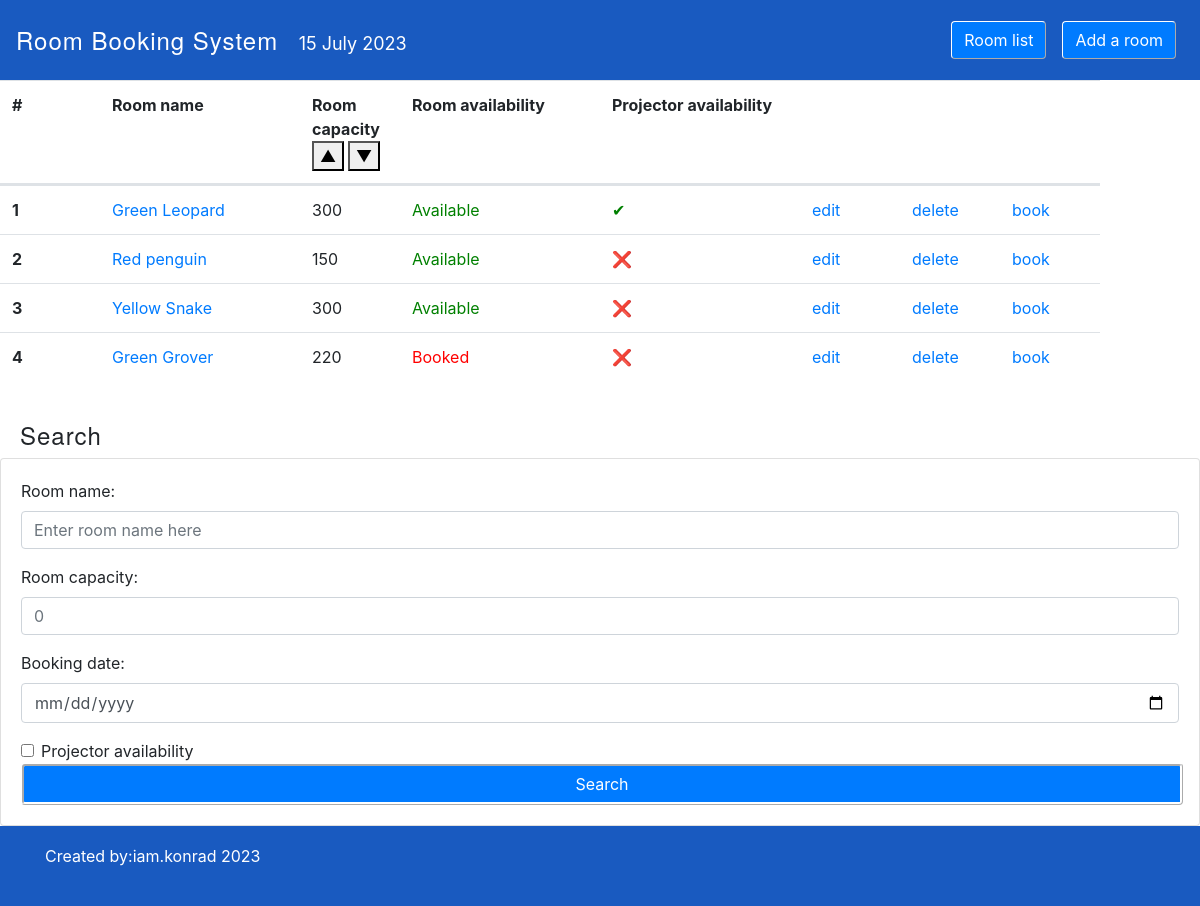
Before: / with the older database file.
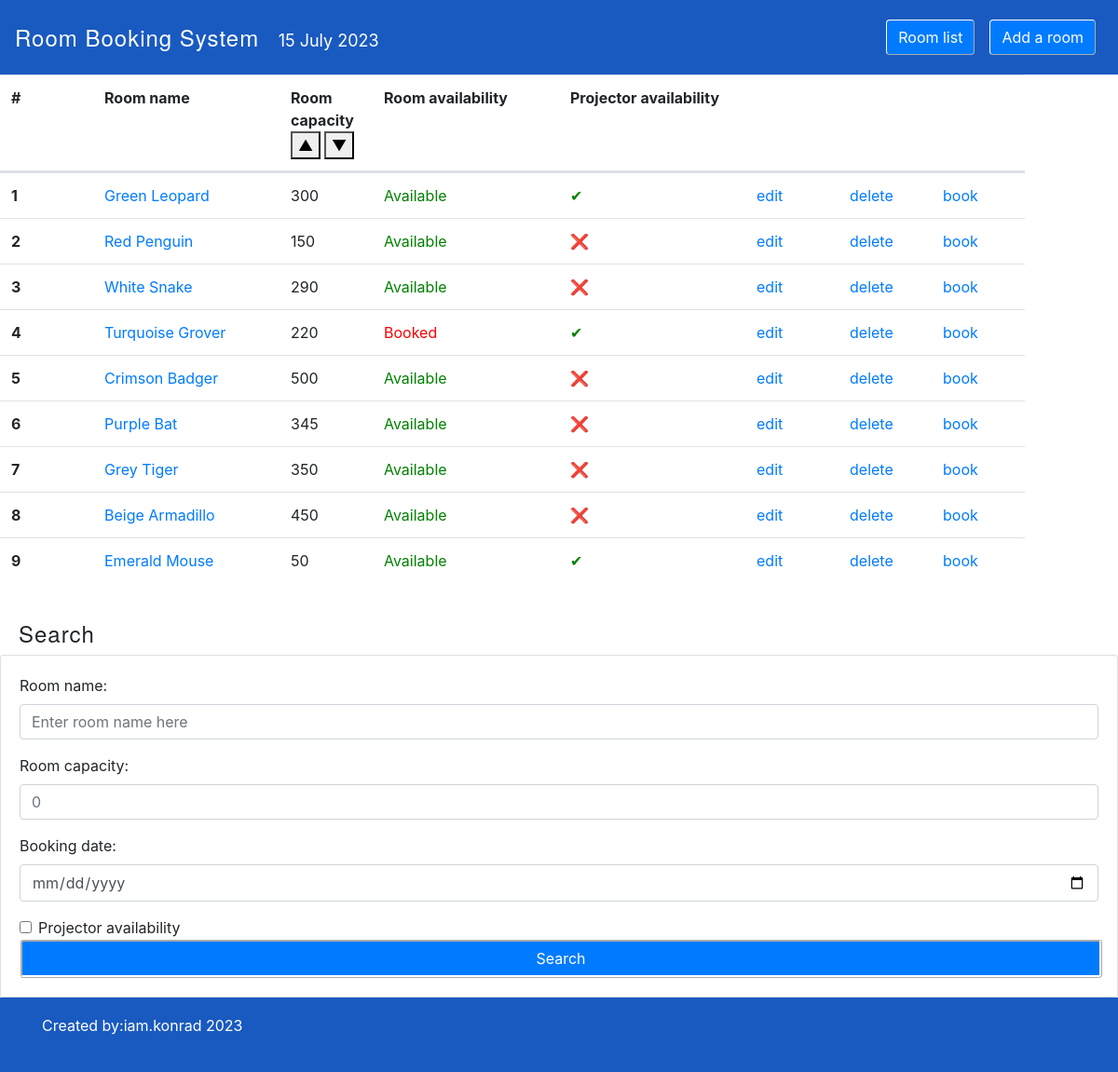
After: the same page with the newer database file.
### reservation_app/models.py (models this page shows)
class ConferenceRoom(models.Model):
    name=models.CharField(max_length=255, unique=True)
    capacity=models.PositiveIntegerField()
    projector_availability=models.BooleanField(default=False)

### reservation_app/views.py (the view)
# urls.py: path('', RoomListView.as_view(), name="room-list"),
class RoomListView(View):
    def get(self, request):
        rooms = ConferenceRoom.objects.all()
        for room in rooms:
            reservation_dates = [reservation.date for reservation in room.roomreservation_set.all()]
            room.reserved = datetime.date.today() in reservation_dates
        current_date = datetime.date.today()
        return render(request, "rooms.html", context={"rooms": rooms, "current_date": current_date})

### reservation_app/templates/rooms.html (shortened to what this page needs)
{% load static %}
<!DOCTYPE html>
<html lang="en">
<head>
  <link rel="stylesheet" href="https://maxcdn.bootstrapcdn.com/bootstrap/4.0.0/css/bootstrap.min.css">
</head>
<body>
<nav class="navbar navbar-expand-lg navbar-dark" style="background-color: #195AC0; height: 80px;">
  <div class="mx-auto">
    <a class="navbar-brand" href="http://127.0.0.1:8000/" style="font-family: 'Helvetica Neue', Arial, sans-serif; font-size: 24px; font-weight: lighter; letter-spacing: 1px; text-decoration: none; color: white;">
      Room Booking System
    </a>
    <span style="font-size: 18px; color: white;">
      {% now "j F Y" %}
    </span>
  </div>
  <div class="collapse navbar-collapse" id="navbarNavAltMarkup">
    <div class="navbar-nav ml-auto">
      <a class="nav-item nav-link active" href="http://127.0.0.1:8000/">
        <button class="btn btn-primary" style="border: 1px outset white;">Room list</button>
      </a>
      <a class="nav-item nav-link" href="/room/new/">
        <button class="btn btn-primary" style="border: 1px outset white;">Add a room</button>
      </a>
    </div>
  </div>
</nav>
<table class="table" id="room-table">
  <thead>
    <tr class="d-flex">
      <th scope="col" class="col-1">#</th>
      <th scope="col" class="col-2">Room name</th>
      <th scope="col" class="col-1">
        Room capacity
        <button onclick="toggleSortByCapacity()">
          <span>&#x25B2;</span>
        </button>
        <button onclick="toggleSortByCapacity()">
          <span>&#x25BC;</span>
        </button>
      </th>
      <th scope="col" class="col-2">Room availability</th>
      <th scope="col" class="col-5" colspan="4">Projector availability</th>
    </tr>
  </thead>
  <tbody>
    {% for room in rooms %}
    <tr class="d-flex">
      <th scope="row" class="col-1">{{ forloop.counter }}</th>
      <td class="col-2">
        <a href="/room/{{ room.id }}/">{{ room.name }}</a>
      </td>
      <td class="col-1">{{ room.capacity }}</td>
      {% if room.reserved %}
        <td class="col-2" style="color:red;">Booked</td>
      {% else %}
        <td class="col-2" style="color:green;">Available</td>
      {% endif %}
      {% if room.projector_availability %}
        <td class="col-2" style="color:green;">&#10004;</td>
      {% else %}
        <td class="col-2" style="color:red;">&#10060;</td>
      {% endif %}
      <td class="col-1">
        <a href="/room/modify/{{ room.id }}/">edit</a>
      </td>
      <td class="col-1">
        <a href="/room/delete/{{ room.id }}/" onclick="return confirm('Are you sure you want to delete this room?');">delete</a>
      </td>
      <td class="col-1">
        <a href="/room/reserve/{{ room.id }}/">book</a>
      </td>
    </tr>
    {% empty %}
      <tr><td colspan="6">No rooms are available at the moment.</td></tr>
    {% endfor %}
  </tbody>
</table>
<br>
<h3 style="font-family: 'Helvetica Neue', Arial, sans-serif; font-size: 24px; font-weight: lighter; letter-spacing: 1px; margin-left: 20px;">Search</h3>
<div class="card">
  <div class="card-body">
    <form action="/search" method="GET">
      <div class="form-group">
        <label for="room-name">Room name:</label>
        <input type="text" class="form-control" id="room-name" aria-describedby="room-name-help" placeholder="Enter room name here" name="room-name">
      </div>
      <div class="form-group">
        <label for="capacity">Room capacity:</label>
        <input type="number" step="1" class="form-control" id="capacity" placeholder="0" name="capacity" min="0" max="1000000">
      </div>
      <div class="form-group">
        <label for="reservation-date">Booking date:</label>
        <input type="date" id="reservation-date" name="reservation-date" min="{{ date }}" max="9999-12-31" class="form-control">
      </div>
       <div class="form-check">
          <input type="checkbox" class="form-check-input" name="projector" id="projector">
          <label class="form-check-label" for="projector">Projector availability</label>
      </div>
      <button type="submit" class="btn btn-primary search-button" style="border: 3px ridge white;">Search</button>
    </form>
  </div>
</div>
<footer class="footer" style="background-color: #195AC0;">
  <div class="container">
    <span class="text-muted" style="color: white;"><span style="color: white;">Created by:iam.konrad 2023 </span></span>
  </div>
</footer>
</body>
</html>

### reservation_app/templates/rooms.html (style rules this page uses)
html { position: relative; min-height: 100%; }
body { margin-bottom: 80px; }
.footer { position: absolute; bottom: 0; width: 100%; height: 80px; line-height: 60px; background-color: #f5f5f5; }
table { overflow-y: scroll; }

Changed rows visible on the page:
changed ConferenceRoom: name "Red penguin" → "Red Penguin"
changed ConferenceRoom: name "Yellow Snake" → "White Snake"; capacity "300" → "290"
changed ConferenceRoom: name "Green Grover" → "Turquoise Grover"; projector_availability "❌" → "✔"
added ConferenceRoom: name "Crimson Badger", capacity "500", shows "Available"
added ConferenceRoom: name "Purple Bat", capacity "345", shows "Available"
added ConferenceRoom: name "Grey Tiger", capacity "350", shows "Available"
added ConferenceRoom: name "Beige Armadillo", capacity "450", shows "Available"
added ConferenceRoom: name "Emerald Mouse", capacity "50", shows "Available"
